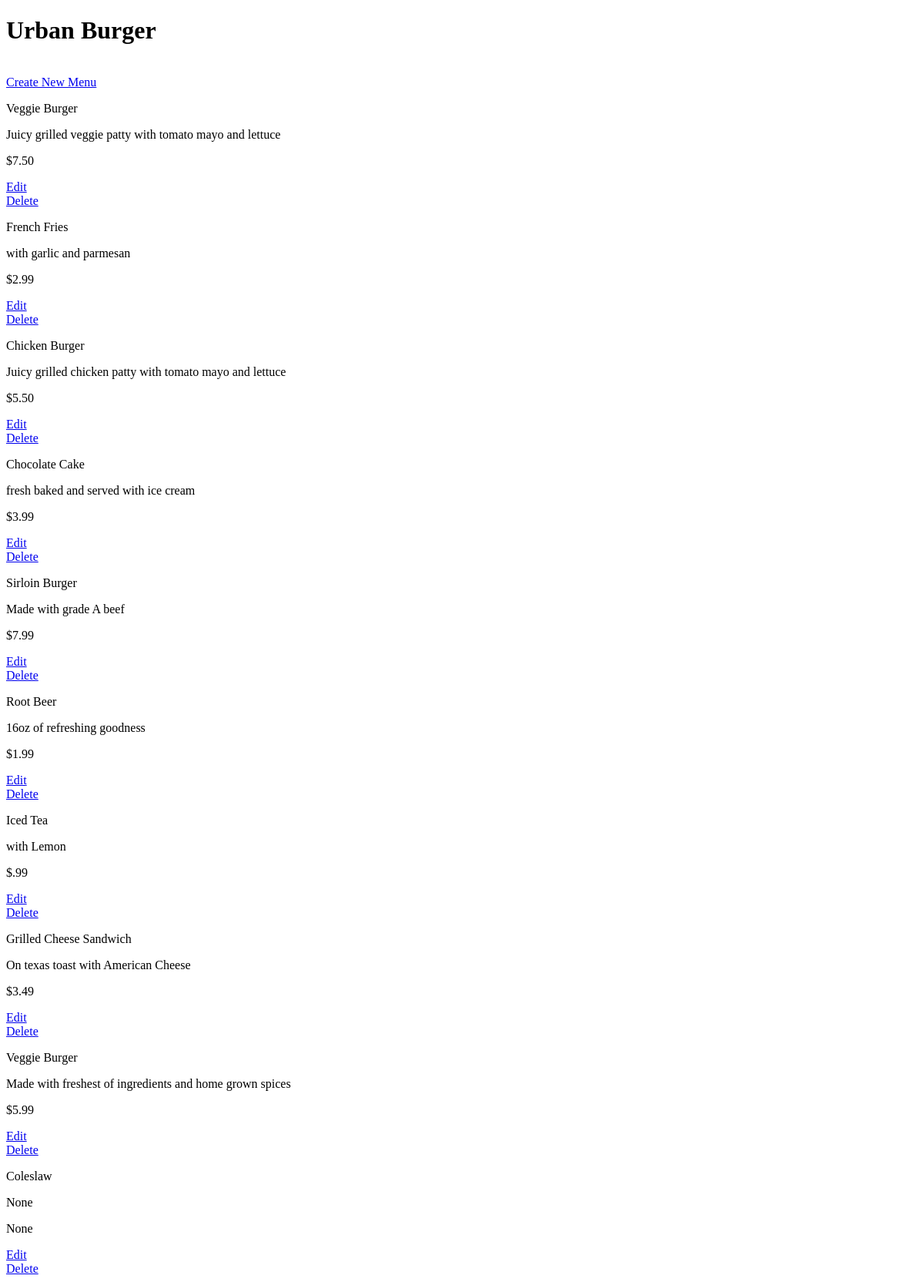
The app's page /restaurant/1/, older data.
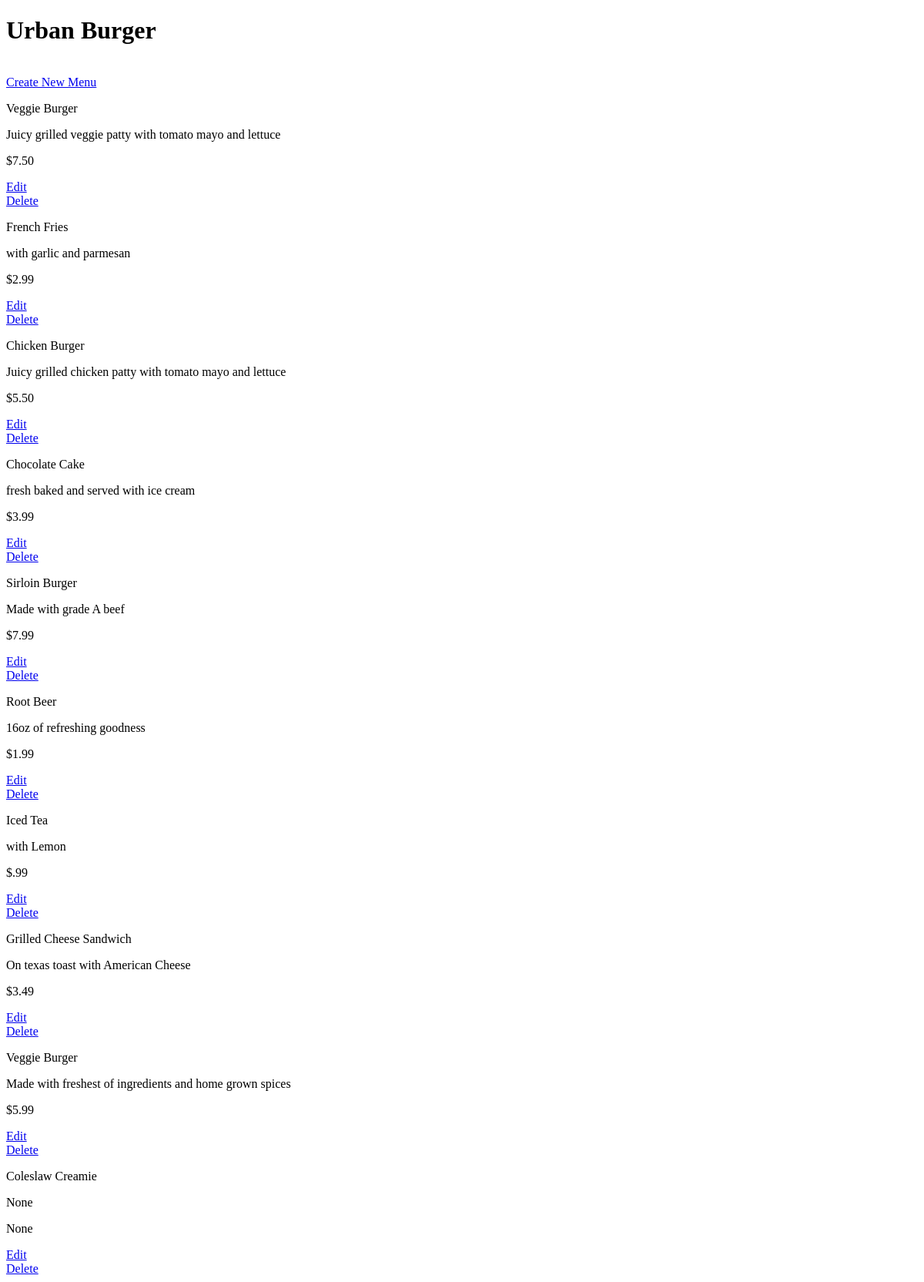
The same page, newer data.
### database_setup.py (models this page shows)
class Restaurant(Base):
    __tablename__ = 'restaurant'
    name = Column(String(80), nullable = False)
    id = Column(Integer, primary_key = True)

class MenuItem(Base):
    __tablename__ = 'menu_item'
    name = Column(String(80), nullable = False)
    id = Column(Integer, primary_key = True)
    course = Column(String(250))
    description = Column(String(250))
    price = Column(String(8))
    restaurant_id = Column(
        Integer, ForeignKey('restaurant.id')
    )
    restaurant = relationship(Restaurant)

### project.py (the view)
@app.route("/restaurant/<int:restaurant_id>/")
def restaurantMenu(restaurant_id):
    DBSession = sessionmaker(bind=engine)
    session = DBSession()
    restaurant = session.query(Restaurant).filter_by(id = restaurant_id).one()
    items = session.query(MenuItem).filter_by(restaurant_id = restaurant_id)
    return render_template('menu.html', restaurant = restaurant, items = items)

### templates/menu.html (shortened to what this page needs)
<!DOCTYPE html>
<html lang="en">
<head>
</head>
<body>
    <h1>{{restaurant.name}}</h1>
    <br>
    <a href="{{url_for('newMenuItem', restaurant_id = restaurant.id )}}"> Create New Menu</a>
    {% for i in items %}
    <div>
        <p>{{i.name}}</p>
        <p>{{i.description}}</p>
        <p> {{i.price}} </p>
        <a href='{{url_for('editMenuItem', restaurant_id = restaurant.id, menu_id = i.id) }}'>Edit</a>
        <a href = '{{url_for('deleteMenuItem', restaurant_id = restaurant.id, menu_id = i.id ) }}'>Delete</a>
    </div>
    {% endfor %}
</body>
</html>

Row changes from the older to the newer data that the page shows:
changed MenuItem "None": name "Coleslaw" → "Coleslaw Creamie"
